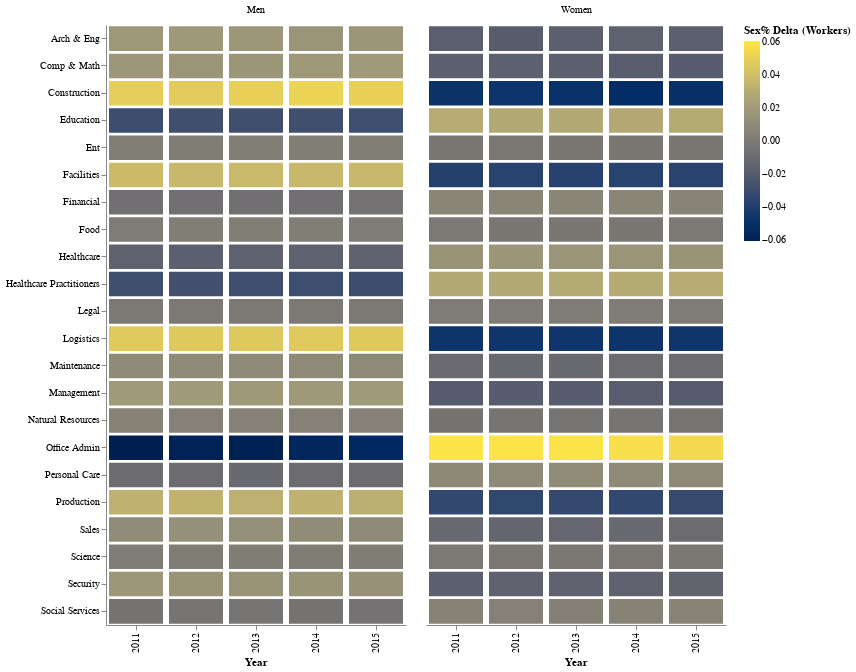

This figure's notebook cell:
### Markdown cell above
# Create Heat Maps Using Altair
### Note: Each separate heat map is created by manually changing the variable/feature used for the color channel

### Code cell
import altair as alt

#domain =[-.1, -.05, 0, .05, .1] # Manipulate color scale for heat maps
#range_ = ['#002352', '#00326e', '#7c7b78', '#b0a472', '#ffe844']

heatmap = alt.Chart(heatmap_final_df).mark_bar(size=20).encode(
        x=alt.X('Year:O'),
        y=alt.Y('l1_short_name:N', axis=alt.Axis(tickCount=5, title='')),
        color=alt.Color('Sex% Delta (Workers):Q',scale=alt.Scale(scheme='cividis'))
        ).properties(width=300, height=600
        ).facet(column=alt.Column('Sex:N',title="")).configure_view(strokeWidth=0
        )


heatmap

### Figure 1 — Vega-Lite specification as saved in the notebook (floating-point values rounded to 4 significant figures; data arrays with more than 128 entries replaced by an {"elided": "..."} marker saying what was removed)
{"config": {"view": {"continuousWidth": 300, "continuousHeight": 300, "strokeWidth": 0}}, "data": {"name": "data-5fac3aaee1ad9f7be9657011a614f688"}, "facet": {"column": {"field": "Sex", "title": "", "type": "nominal"}}, "spec": {"mark": {"type": "bar", "size": 20}, "encoding": {"color": {"field": "Sex% Delta (Workers)", "scale": {"scheme": "cividis"}, "type": "quantitative"}, "x": {"field": "Year", "type": "ordinal"}, "y": {"axis": {"tickCount": 5, "title": ""}, "field": "l1_short_name", "type": "nominal"}}, "height": 600, "width": 300}, "$schema": "https://vega.github.io/schema/vega-lite/v5.20.1.json", "datasets": {"data-5fac3aaee1ad9f7be9657011a614f688": {"elided": "220 records"}}}
